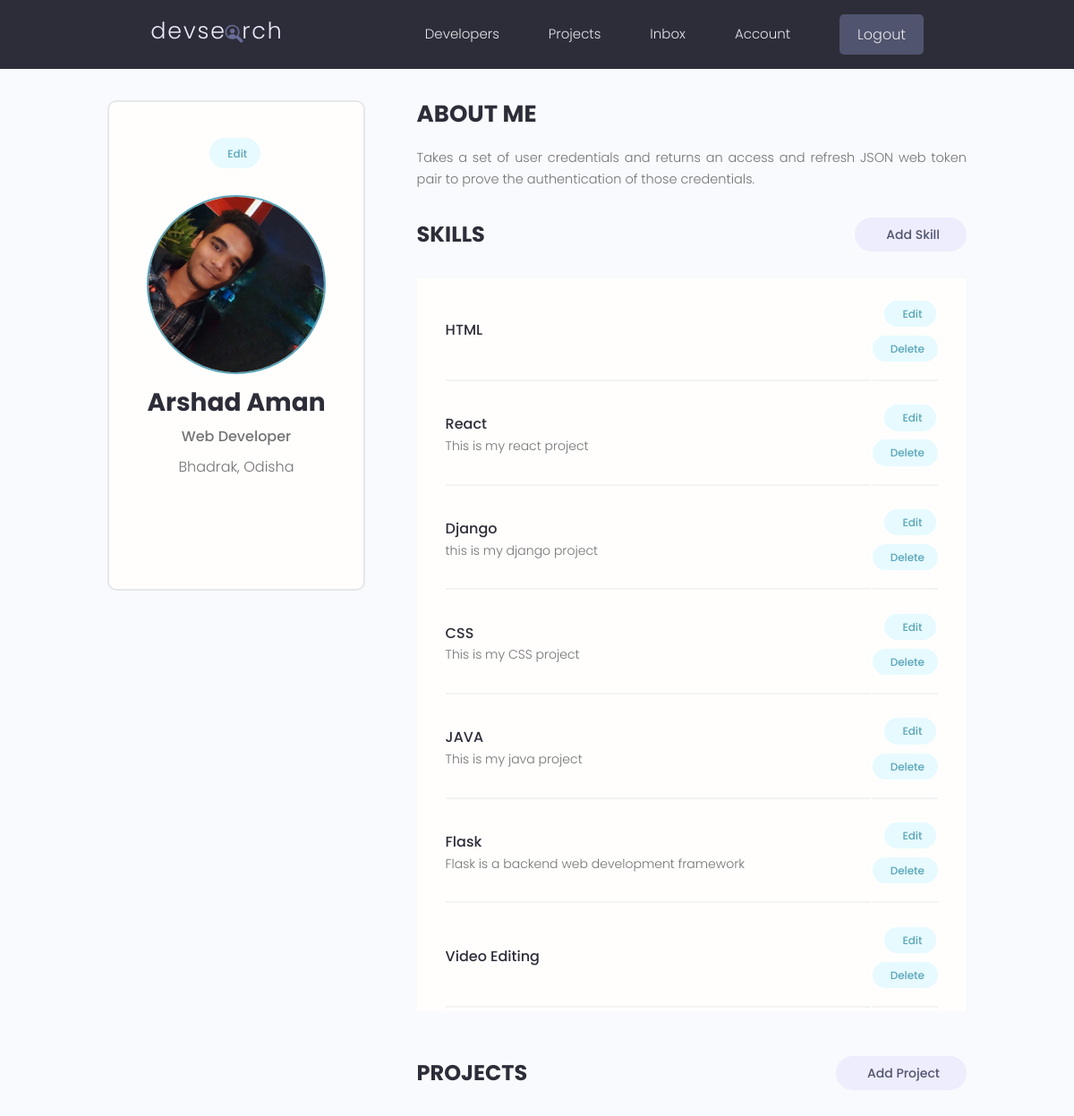
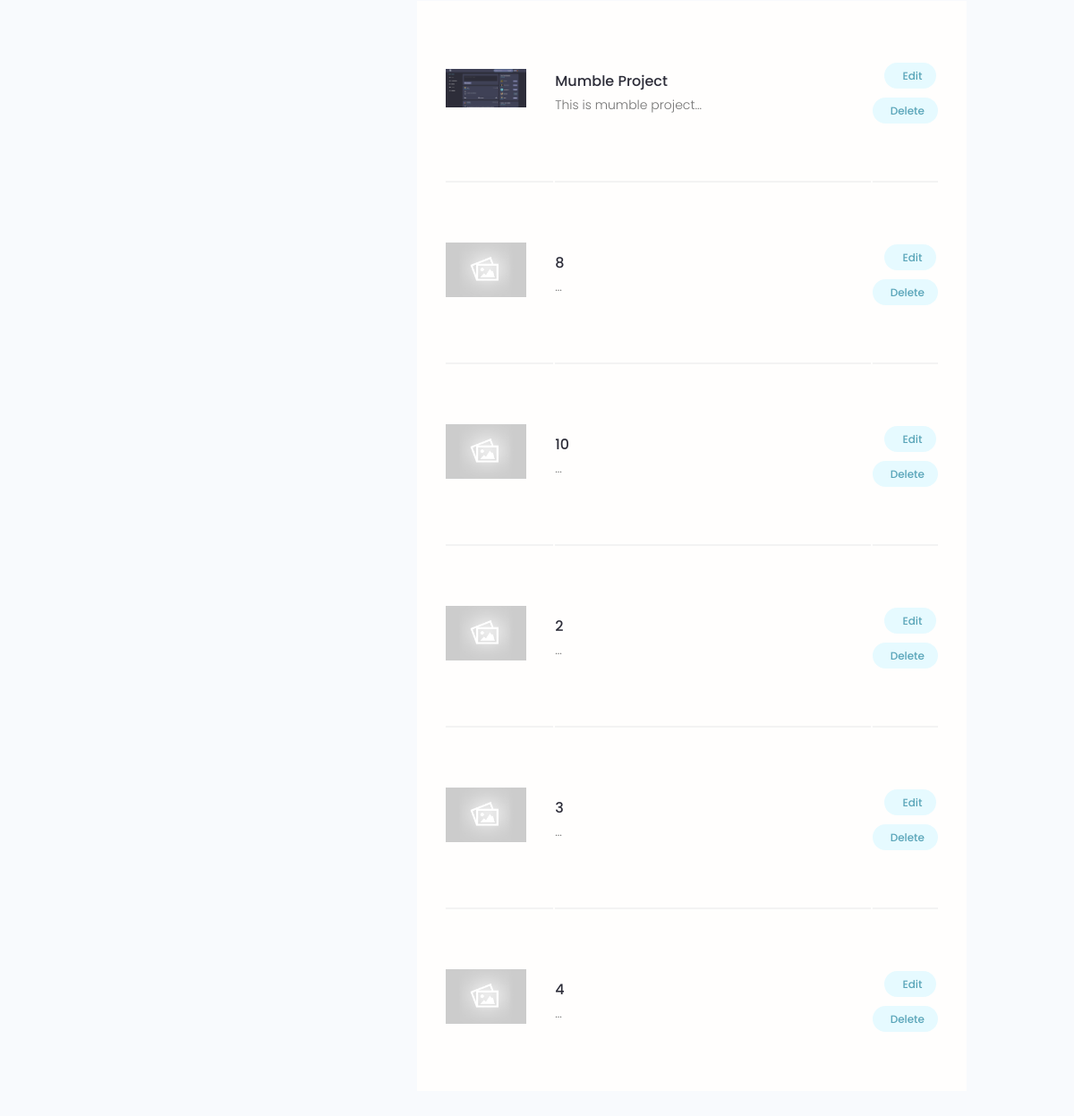
The app's page /account/ (signed in) with its own data (2 pictures, top to bottom).
### users/models.py (models this page shows, shortened)
class Profile(models.Model):
    user = models.OneToOneField(User, on_delete=models.CASCADE, null=True, blank=True)
    name = models.CharField(max_length=200, blank=True, null=True)
    username = models.CharField(max_length=200, blank=True, null=True, unique=True)
    location = models.CharField(max_length=200, blank=True, null=True)
    email = models.EmailField(max_length=500, blank=True, null=True)
    short_intro = models.CharField(max_length=200, blank=True, null=True)
    bio = models.TextField(blank=True, null=True)
    profile_image = models.ImageField(blank=True, null=True, upload_to = 'profiles/', default= 'profiles/user-default.png')
    social_github = models.CharField(max_length=200, blank=True, null=True)
    social_twitter = models.CharField(max_length=200, blank=True, null=True)
    social_instagram = models.CharField(max_length=200, blank=True, null=True)
    social_website = models.CharField(max_length=200, blank=True, null=True)
    social_linkedin = models.CharField(max_length=200, blank=True, null=True)
    id = models.UUIDField(default=uuid.uuid4, unique=True, primary_key=True, editable=False)
    created = models.DateTimeField(auto_now_add=True)

class Skill(models.Model):
    owner = models.ForeignKey(Profile, on_delete=models.CASCADE, null=True, blank=True)
    name = models.CharField(max_length=200, null=True, blank=True)
    description = models.TextField(null=True, blank=True)
    created = models.DateTimeField(auto_now_add=True)
    id = models.UUIDField(primary_key=True, unique=True, default=uuid.uuid4, editable=False)

### projects/models.py (models this page shows, shortened)
class Project(models.Model):
    owner = models.ForeignKey(Profile, null=True, blank=True, on_delete=models.SET_NULL)
    title = models.CharField(max_length=200)
    desc = models.TextField(null= True, blank=True)
    featured_image = models.ImageField(null=True, blank = True, default = "default.jpg")
    demo_link = models.CharField(max_length=2000, blank=True, null=True)
    source_link = models.CharField(max_length=2000, blank=True, null=True)
    tags = models.ManyToManyField('Tag', blank=True)
    vote_total = models.IntegerField(default=0, null=True, blank=True)
    vote_ratio = models.IntegerField(default=0, null=True, blank=True)
    created = models.DateTimeField(auto_now_add=True)
    id = models.UUIDField(default=uuid.uuid4, unique=True, primary_key=True, editable=False)
    class Meta:
        ordering = ['-vote_ratio', '-vote_total', 'title']

### users/views.py (the view)
# urls.py: path('account/', views.userAccount, name='account'),
@login_required(login_url='login')
def userAccount(request):
    profile = request.user.profile
    skills = profile.skill_set.all()
    project = profile.project_set.all()
    context = {'profile': profile, 'skills': skills, 'project': project}
    return render(request, 'users/account.html', context)

### users/templates/users/account.html (shortened to what this page needs)
{% extends 'main.html' %}
{% block content %}
  <main class="settingsPage profile my-md">
    <div class="container">
      <div class="layout">
        <div class="column column--1of3">
          <div class="card text-center">
            <div class="card__body dev">
              <a class="tag tag--pill tag--main settings__btn" href="{% url 'edit-account' %}"> Edit</a>
              <img class="avatar avatar--xl dev__avatar" src="{{profile.profile_image.url}}" />
              <h2 class="dev__name">{{profile.name}}</h2>
              <p class="dev__title">{{profile.short_intro}}</p>
              <p class="dev__location">{{profile.location}}</p>
              <ul class="dev__social">
              </ul>
            </div>
          </div>
        </div>
        <div class="column column--2of3">
          <div class="devInfo">
            <h3 class="devInfo__title">About Me</h3>
            <p class="devInfo__about">
              {{profile.bio}}
            </p>
          </div>
          <div class="settings">
            <h3 class="settings__title">Skills</h3>
            <a class="tag tag--pill tag--sub settings__btn tag--lg" href="{% url 'add-skill' %}"> Add Skill</a>
          </div>
          <table class="settings__table">
            {% for skill in skills %}
            <tr>
              <td class="settings__tableInfo">
                <h4>{{skill.name}}</h4>
                {% if skill.description != "" %}
                <p>
                  {{skill.description}}
                </p>
                {% endif %}
              </td>
              <td class="settings__tableActions">
                <a class="tag tag--pill tag--main settings__btn" href="{% url 'edit-skill' skill.id %}"> Edit</a>
                <a class="tag tag--pill tag--main settings__btn" href="{% url 'delete-skill' skill.id %}?next=/account">
                  Delete</a>
              </td>
            </tr>
            <tr>
          {% endfor %}
          </table>
          <div class="settings">
            <h3 class="settings__title">Projects</h3>
            <a class="tag tag--pill tag--sub settings__btn tag--lg" href="{% url 'create-project' %}"> Add Project</a>
          </div>
          <table class="settings__table">
            {% for pro in project %}
            <tr>
              <td class="settings__thumbnail">
                <a href="single-project.html"><img src="{{pro.featured_image.url}}" alt="Project Thumbnail" /></a>
              </td>
              <td class="settings__tableInfo">
                <a href="{% url 'project' pro.id %}">{{pro.title}}</a>
                <p>
                  {{pro.desc|slice:"150"}}...
                </p>
              </td>
              <td class="settings__tableActions">
                <a class="tag tag--pill tag--main settings__btn" href="{% url 'update-project' pro.id %}"> Edit</a>
                <a class="tag tag--pill tag--main settings__btn" href="{% url 'delete-project' pro.id %}?next=/account">
                  Delete</a>
              </td>
            </tr>
            {% endfor %}
          </table>
        </div>
      </div>
    </div>
  </main>
{% endblock content %}

### static/style/app.css (style rules this page uses)
:root { --color-sub: #2d2d39; }
.card { border: 2px solid var(--color-light); }
img { width: 100%; }
.profile .card > .dev { padding: 4rem; }
.dev__avatar { display: block; margin: auto; }
.dev__name { color: var(--color-sub); font-size: 2.8rem; font-weight: 700; margin-top: 1rem; margin-bottom: 0.5rem; }
.dev__title { font-size: 1.6rem; font-weight: 500; line-height: 1.3; }
.dev__location { margin-top: 1rem; }
.dev__social { margin: 3rem 0; list-style: none; display: flex; justify-content: center; gap: 1.5rem; }
.devInfo { margin-bottom: 3rem; }
.devInfo__title, .devInfo__subtitle { font-size: 2.6rem; color: var(--color-sub); text-transform: uppercase; font-weight: 700; margin-bottom: 1.5rem; }
.devInfo__about, .devSkill__info { font-size: 1.45rem; line-height: 1.7; text-align: justify; }
.settingsPage .dev > .settings__btn { display: inline-block; margin-bottom: 3rem; }
.settings { display: flex; justify-content: space-between; align-items: center; }
.settings__title { font-size: 2.4rem; text-transform: uppercase; font-weight: 700; color: var(--color-sub); }
.settings__table { margin-top: 3rem; margin-bottom: 5rem; padding: 0 3rem; background: var(--color-white); }
.settings__table tr { width: 100%; }
.settings__table tr > td { padding: 2rem 0; }
.settings__table tr:not(:last-child) td { border-bottom: 2px solid var(--color-white-light); }
.settings__thumbnail { width: 23%; min-width: 10rem; }
.settings__thumbnail img { padding-right: 3rem; height: 15rem; object-fit: contain; }
.settings__tableInfo { width: 100%; }
.settings__tableInfo h4, .settings__tableInfo a { padding-right: 1rem; width: auto; font-size: 1.6rem; font-weight: 500; color: var(--color-sub); }
.settings__tableInfo p { font-size: 1.4rem; }
.settings__tableActions { text-align: right; }

### static/uikit/styles/modules/_variables.css (style rules this page uses)
:root { --color-main: #5aa5b9; --color-main-light: #e6faff; --color-sub: #3f4156; --color-sub-light: #51546e; --color-sub-lighter: #ededfd; --color-text: #737373; --color-gray: #8b8b8b; --color-light: #e5e7eb; --color-light-gray: #767676; --color-bg: #f8fafd; --color-white: #fffefd; --color-white-light: #f3f3f3; --color-success: #359e64; --color-success-bg: #def8e8; --color-error: #fc4b0b; --color-error-bg: #fff2ee; --font-base: 'Poppins', arial, helvetica, 'Segoe UI', roboto, ubuntu, sans-serif; --font-monospace: 'Fira Code', 'Courier New', courier, monospace; --font-regular: 300; --font-medium: 500; --font-bold: 700; --generic-shadow: 1px 1px 5px #00000010; --generic-transition: all 0.3s ease-in-out; }

### static/uikit/styles/modules/_base.css (style rules this page uses)
* { margin: 0; padding: 0; box-sizing: border-box; text-rendering: optimizeLegibility; color: inherit; font-size: inherit; }
html { font-size: 50%; }
@media only screen and (min-width: 480px) { html { font-size: 56.25%; } }
@media only screen and (min-width: 1200px) { html { font-size: 62.5%; } }
body { line-height: 1.6; font-weight: 400; font-size: 1.5rem; color: var(--color-text); background-color: var(--color-bg); min-height: 100vh; }

### static/uikit/styles/modules/_typography.css (style rules this page uses)
* { font-family: var(--font-base); }
h2 { font-size: 3.6rem; font-weight: var(--font-bold); }
h3 { font-size: 3.2rem; font-weight: var(--font-medium); }
h4 { font-size: 2.8rem; font-weight: var(--font-medium); }
p, span, strong { font-size: 1.6rem; color: var(--color-text); font-weight: var(--font-regular); }
a { padding-bottom: 2px; text-decoration: none; display: inline-block; color: var(--color-main); font-weight: var(--font-medium); }

### static/uikit/styles/modules/_utilities.css (style rules this page uses)
.container { width: 92%; max-width: 165rem; margin: 0 auto; box-sizing: border-box; }
@media screen and (min-width: 1000px) { .container { width: 90%; } }
@media screen and (min-width: 1200px) { .container { width: 80%; } }
.text-center { text-align: center; }
.my-md { margin: 3rem auto; }

### static/uikit/styles/modules/_avatar.css (style rules this page uses)
.avatar { border-radius: 50%; border: 2px solid var(--color-main); object-fit: cover; }
.avatar--xl { height: 20rem; width: 20rem; }

### static/uikit/styles/modules/_card.css (style rules this page uses)
.card { border-radius: 1rem; background-color: var(--color-white); border: 1.5px solid var(--color-light); width: auto; height: auto; margin-top: 0.5rem; margin-bottom: 0.5rem; overflow: hidden; }
.card__body, .card__header { padding: 2rem 2.5rem; }

### static/uikit/styles/modules/_layout.css (style rules this page uses)
.layout { display: flex; flex-flow: row wrap; justify-content: space-between; }
.layout > .column { margin-bottom: 3rem; }
.layout > .column.column--1of3 { flex-basis: 30%; }
.layout > .column.column--2of3 { flex-basis: 64%; }

### records on screen
Profile: profile_image (picture), name "Arshad Aman", short_intro "Web Developer", location "Bhadrak, Odisha", bio "Takes a set of user credentials and returns an access and refresh JSON web token pair to prove the authentication of those credentials."
Skill: name "HTML"
Skill: name "React", description "This is my react project"
Skill: name "Django", description "this is my django project"
Skill: name "CSS", description "This is my CSS project"
Skill: name "JAVA", description "This is my java project"
Skill: name "Flask", description "Flask is a backend web development framework"
Skill: name "Video Editing"
Project: featured_image (picture), title "Mumble Project", desc "This is mumble project"
Project: featured_image (placeholder picture), title "8"
Project: featured_image (placeholder picture), title "10"
Project: featured_image (placeholder picture), title "2"
Project: featured_image (placeholder picture), title "3"
Project: featured_image (placeholder picture), title "4"
